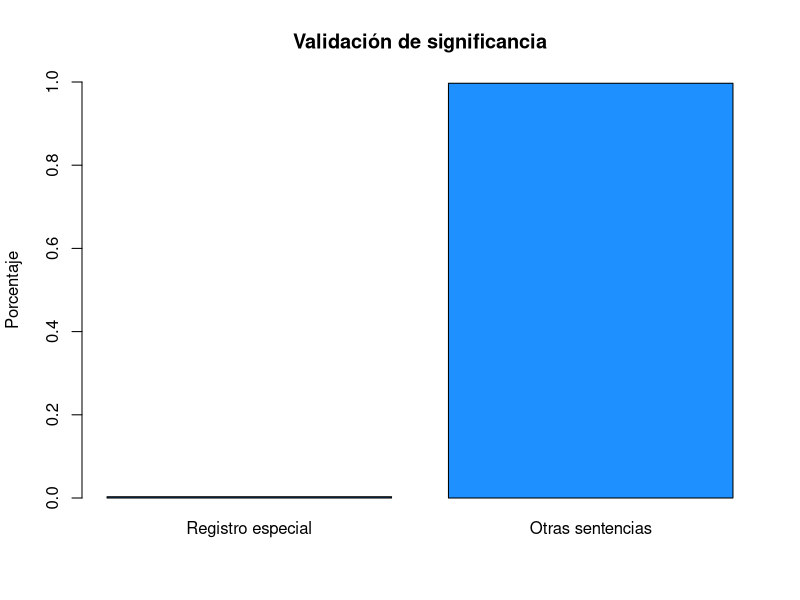
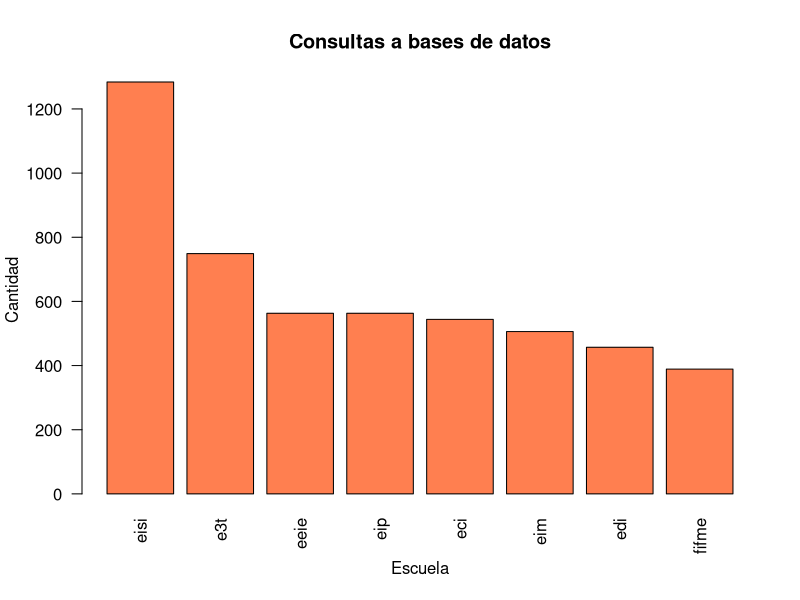
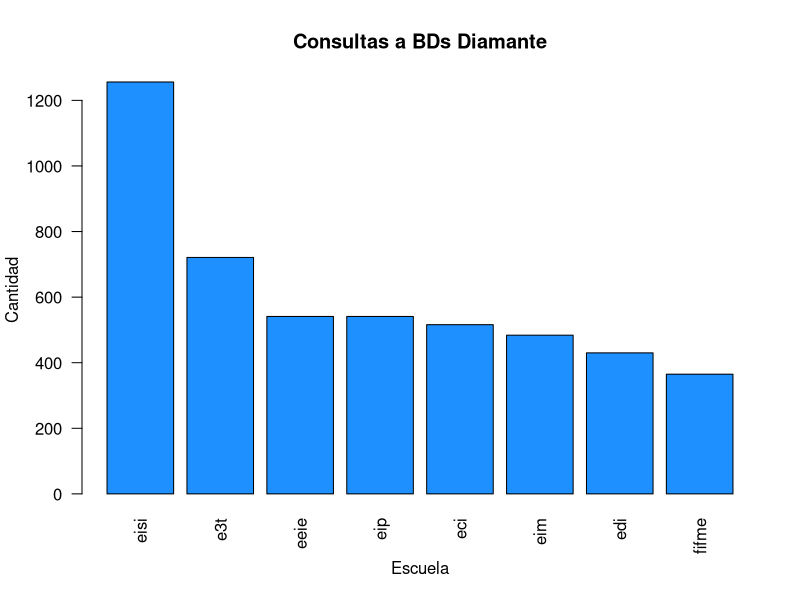
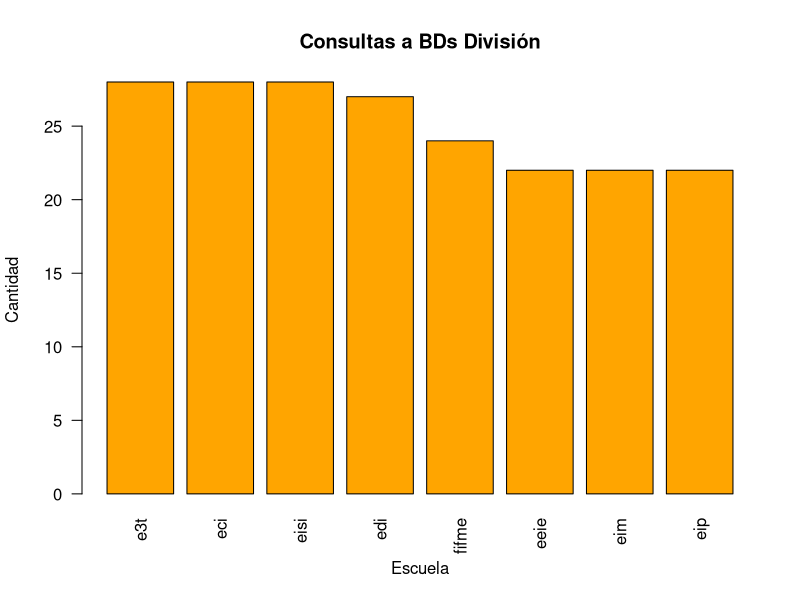
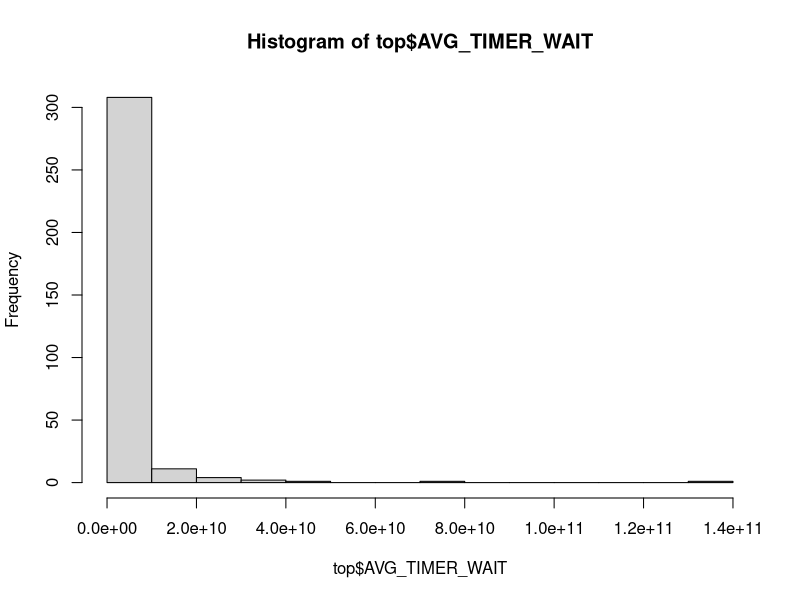
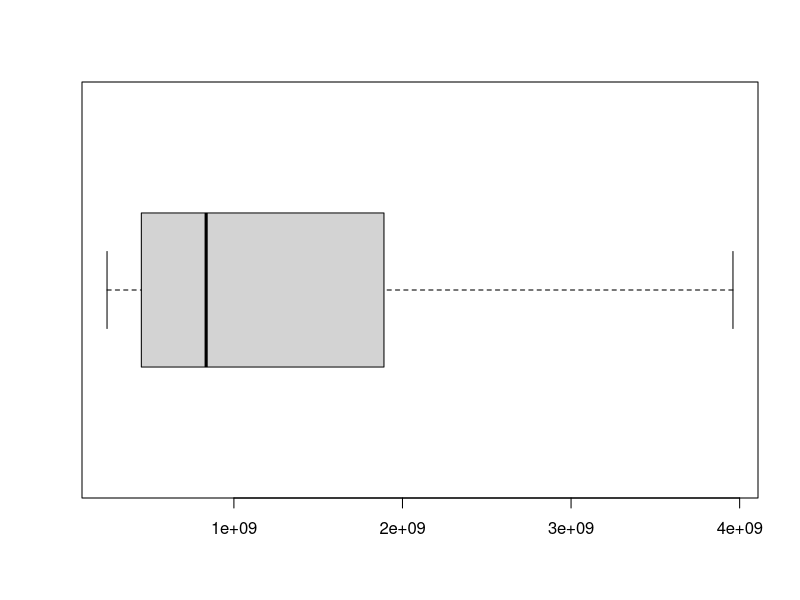
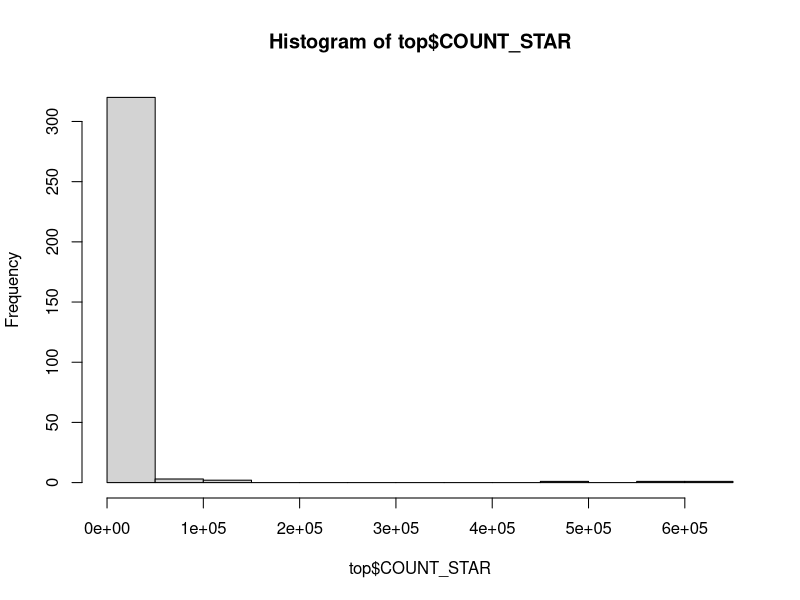
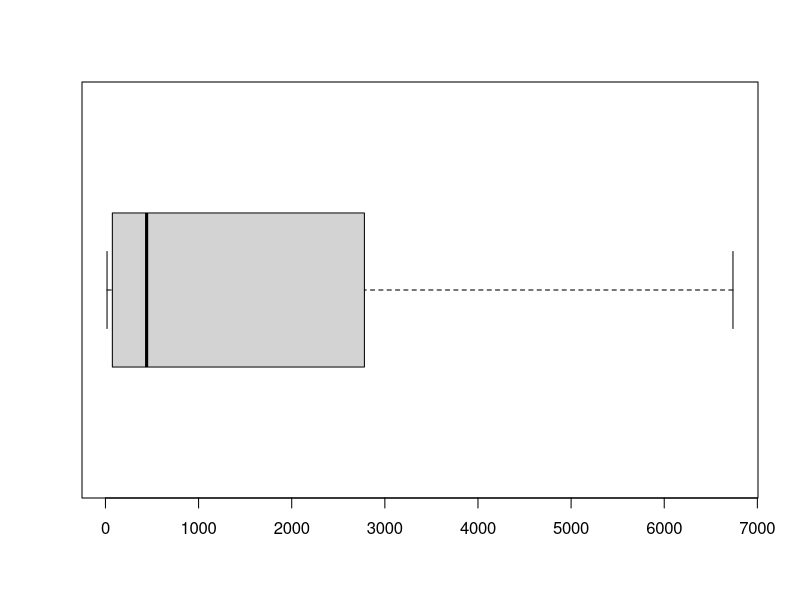

Here is the R script that generated these plots, in order:
## ---- chunk 1
knitr::opts_chunk$set(echo = TRUE)
## ---- chunk 2
data_perf_schema <- read.csv(file = "./data/events_statements_summary_by_digest_202412151135.csv")

schema_split <- strsplit(data_perf_schema$SCHEMA_NAME, split = "_")
data_perf_schema$STRUCTURE_BD <- unlist(lapply(schema_split, function(x) { x[1] }))
data_perf_schema <- data_perf_schema[, c("STRUCTURE_BD", setdiff(names(data_perf_schema), "STRUCTURE_BD"))]
data_perf_schema$SCHOOL <- unlist(lapply(schema_split, function(x) { x[2] }))
data_perf_schema <- data_perf_schema[, c("SCHOOL", setdiff(names(data_perf_schema), "SCHOOL"))]
## ---- chunk 3
total_count <- sum(data_perf_schema$COUNT_STAR)
special_row <- subset(data_perf_schema, SCHEMA_NAME == "" & DIGEST == "")
other_statements <- subset(data_perf_schema, DIGEST != "")

row_categories <- matrix(c(special_row$COUNT_STAR, sum(other_statements$COUNT_STAR)) / total_count, 
                         ncol = 2)
colnames(row_categories) <- c("Registro especial", "Otras sentencias")

barplot(row_categories, 
        ylim = c(0, 1), 
        col = c("dodgerblue", "red"), 
        main = "Validación de significancia", 
        ylab = "Porcentaje")
## ---- chunk 4
queries_data <- data_perf_schema[grepl("SELECT", data_perf_schema$DIGEST_TEXT), ]
## ---- chunk 5
diamond_queries <- queries_data[queries_data$STRUCTURE_BD == "diamante", ]
division_queries <- queries_data[queries_data$STRUCTURE_BD == "division", ]

barplot(sort(table(queries_data$SCHOOL), decreasing = TRUE), 
        las = 2, 
        col = "coral", 
        main = "Consultas a bases de datos", 
        xlab = "Escuela", 
        ylab = "Cantidad")
barplot(sort(table(diamond_queries$SCHOOL), decreasing = TRUE), 
        las = 2, 
        col = "dodgerblue", 
        main = "Consultas a BDs Diamante", 
        xlab = "Escuela", 
        ylab = "Cantidad")
barplot(sort(table(division_queries$SCHOOL), decreasing = TRUE), 
        las = 2, 
        col = "orange", 
        main = "Consultas a BDs División", 
        xlab = "Escuela", 
        ylab = "Cantidad")
## ---- chunk 6
ordered_count_star <- queries_data[order(queries_data$COUNT_STAR, 
                                         decreasing = TRUE), ]
ordered_avg_timer_wait <- queries_data[order(queries_data$AVG_TIMER_WAIT, 
                                             decreasing = TRUE), ]
# Remove duplicates.
unique_count_star <- ordered_count_star[!duplicated(ordered_count_star$DIGEST), ]
unique_avg_timer_wait <- ordered_avg_timer_wait[!duplicated(ordered_avg_timer_wait$DIGEST), ]

# TOP
top <- queries_data[intersect(rownames(unique_count_star[1:1000, ]), rownames(unique_avg_timer_wait[1:1000, ])), ]
## ---- chunk 7
hist(top$AVG_TIMER_WAIT)
boxplot(top$AVG_TIMER_WAIT, 
        outline = FALSE, 
        horizontal = TRUE)

hist(top$COUNT_STAR)
boxplot(top$COUNT_STAR, 
        outline = FALSE, 
        horizontal = TRUE)

hist(top$SUM_ROWS_SENT / top$COUNT_STAR)
boxplot(top$SUM_ROWS_SENT / top$COUNT_STAR, 
        outline = FALSE, 
        horizontal = TRUE)
## ---- chunk 8
querie1_tbmenu_prod <- read.csv(file = "./data/events_statements_history_long_202412181352.csv")
querie1_tbmenu_local <- read.csv(file = "./data/events_statements_history_long_202412181703.csv")
querie1_tbusuario_local <- read.csv(file = "./data/query-events_statements_history_long_202412262137.csv")
## ---- chunk 9
hist(querie1_tbusuario_local$TIMER_WAIT * 1e-12, 
     breaks = 20)
abline(v = 6806279000 * 1e-12)
abline(v = mean(querie1_tbusuario_local$TIMER_WAIT * 1e-12), col = "coral")
boxplot(querie1_tbusuario_local$TIMER_WAIT * 1e-12)
summary(querie1_tbusuario_local$TIMER_WAIT * 1e-12)
